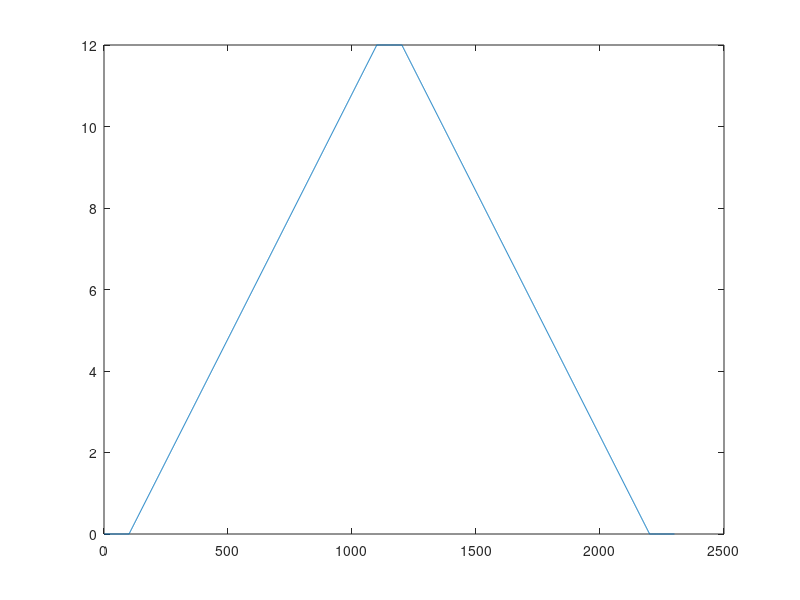
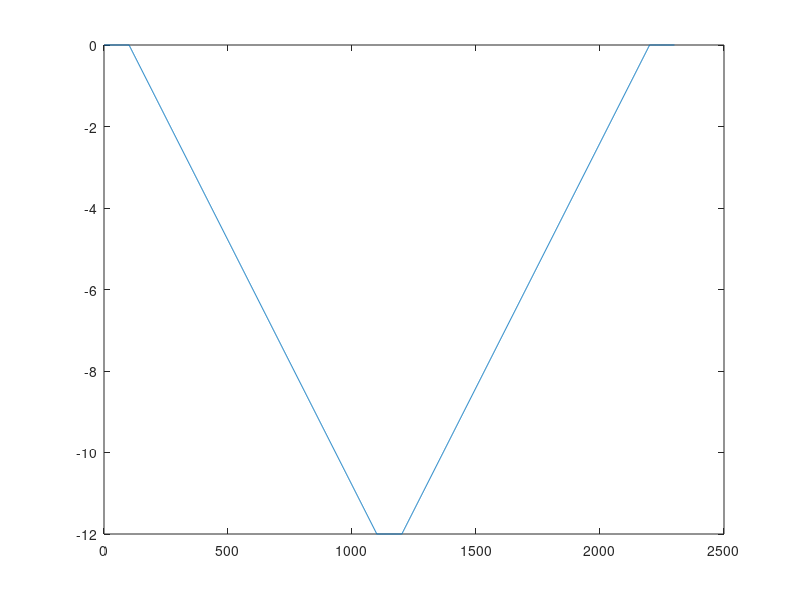
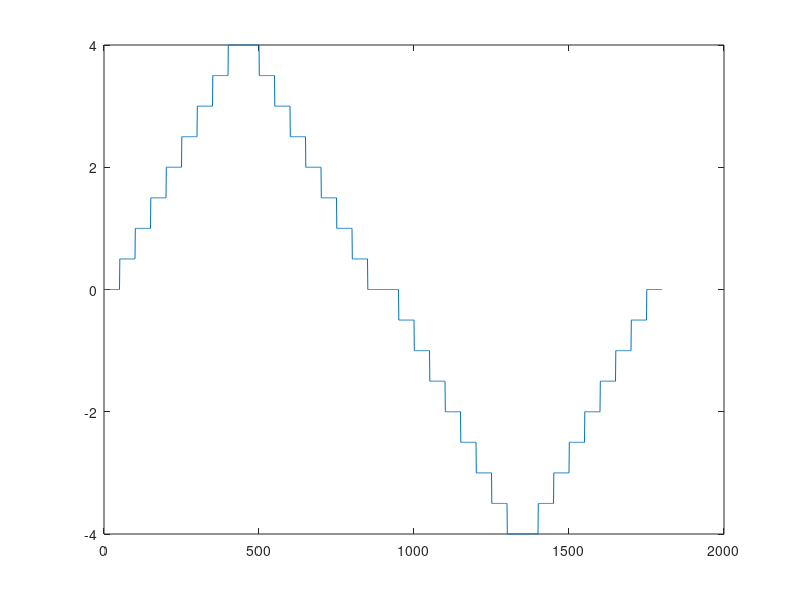
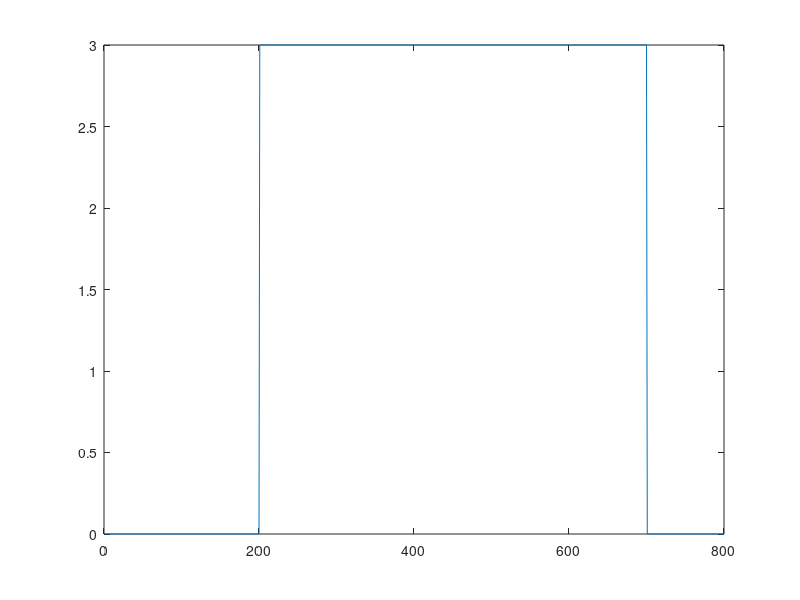

MATLAB code to generate these figures, in order:
clc; clear; close all;

d = 0.01;

% Ramp up then down
figure(1);
rampUp = [0*ones(1,1/d),linspace(0,12,10/d),12*ones(1,1/d),linspace(12,0,10/d),0*ones(1,1/d)];
plot(rampUp);

% Ramp down then up
figure(2);
rampDown = [0*ones(1,1/d),linspace(0,-12,10/d),-12*ones(1,1/d),linspace(-12,0,10/d),0*ones(1,1/d)];
plot(rampDown);

% Test for deadzone
figure(3);
deadUp = [];
deadDown = [];
maxV = 4;
for k = 0:0.5:maxV
    deadUp = [deadUp, k*ones(1,0.5/d)];
    deadDown = [deadDown, (maxV-k)*ones(1,0.5/d)];
end
deadZone = [deadUp,deadDown,-deadUp,-deadDown];
plot(deadZone);

% Step up
figure(4);
stepUp = [zeros(1,2/d), 3*ones(1,5/d), zeros(1,1/d)];
plot(stepUp);

% Step down
figure(5);
stepDown = [zeros(1,2/d), -3*ones(1,5/d), zeros(1,1/d)];
plot(stepDown);

% Sin
figure(6);
V = 4; % Volts
freq = 0.5; % Hz

sinWave = [zeros(1,0.5/d), V*sin(2*pi*freq*linspace(0,10,10/d))];
plot(sinWave);
save('sinWave.mat','sinWave');


